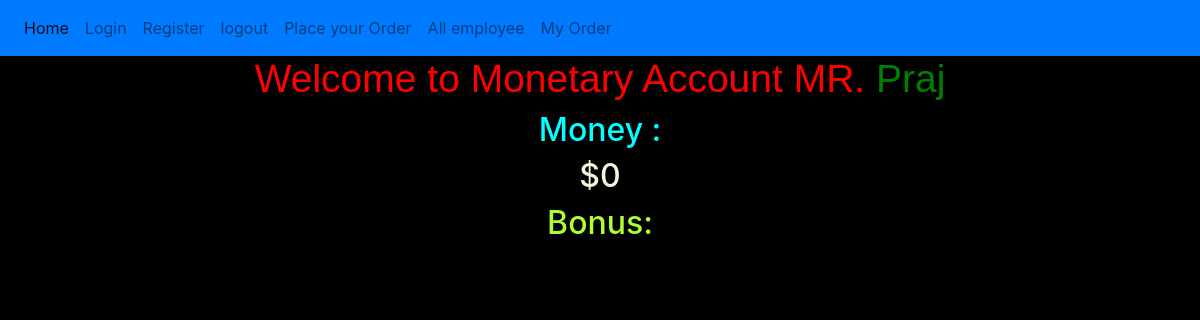
/account/ (signed in), run on an earlier commit of the app's database.
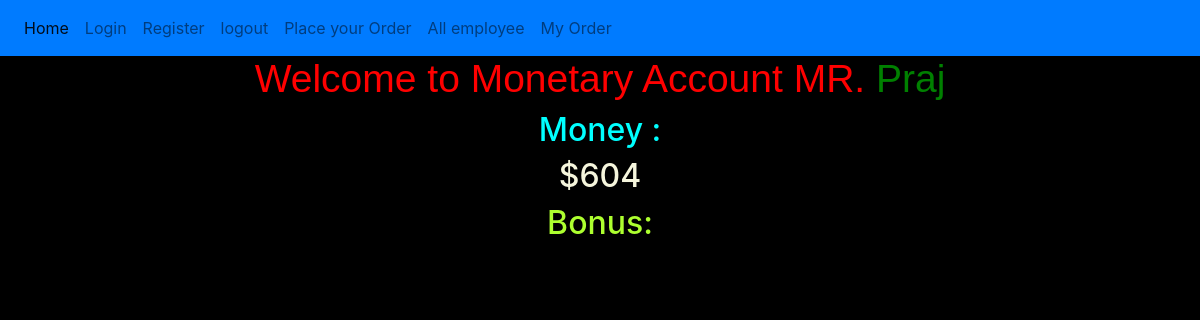
And on a later commit of the database.
### Order/models.py (models this page shows, shortened)
class Monetary(models.Model):
    user=models.OneToOneField(Employee,default=1,on_delete=models.CASCADE)
    Money=models.IntegerField(default=0);
    bonus=models.IntegerField(default=0);

class Employee(models.Model):
    account=models.OneToOneField(User,default=1,on_delete=models.CASCADE)
    def __str__(self):
        return f"{self.account.username}"

### Order/views.py (the view)
# urls.py: path('account/',views.ACCOUNT,name="money"),
def ACCOUNT(req):
    A=Employee.objects.filter(account=req.user).first()
    print(A)
    G=Monetary.objects.filter(user=A).first()
    return render(req,"Order/account.html",{"F":G})

### Order/templates/Order/account.html (shortened to what this page needs)
{% load static %}
<!doctype html>
<html lang="en">
<head>
    <link rel="stylesheet" href="https://stackpath.bootstrapcdn.com/bootstrap/4.5.2/css/bootstrap.min.css">
</head>
<body style="background-color: black;">
    <nav class="navbar navbar-expand-lg navbar-light bg-primary">
        <div class="collapse navbar-collapse" id="navbarNav">
            <ul class="navbar-nav">
                <li class="nav-item active">
                    <a class="nav-link" href="/">Home <span class="sr-only">(current)</span></a>
                </li>
                <li class="nav-item">
                    <a class="nav-link" href="/login">Login</a>
                </li>
                <li class="nav-item">
                    <a class="nav-link" href="/register">Register</a>
                </li>
                <li class="nav-item">
                    <a class="nav-link" href="/logout">logout</a>
                </li>
                <li class="nav-item">
                    <a class="nav-link" href="/order">Place your Order</a>
                </li>
                <li class="nav-item">
                    <a class="nav-link" href="/employee"> All employee</a>
                </li>
                <li class="nav-item">
                    <a class="nav-link" href="/myorder">My Order</a>
                </li>
            </ul>
        </div>
    </nav>
    <center>
        <h1 style="color:red;font-size:39px;font-family:Arial, Helvetica, sans-serif"> Welcome to Monetary Account MR.
            <span style="color:green">{{F.user.account.username}}</span></h1>
        <h2 style=" color:aqua "> Money :</h2>
        <h2 style="color:beige ">${{F.Money}}</h2>
        <h2 style="color:greenyellow ">Bonus: </h2>
    </center>
</body>
</html>

What changed in the data, as far as the page shows it:
changed Monetary "Praj": Money "0" → "604"
